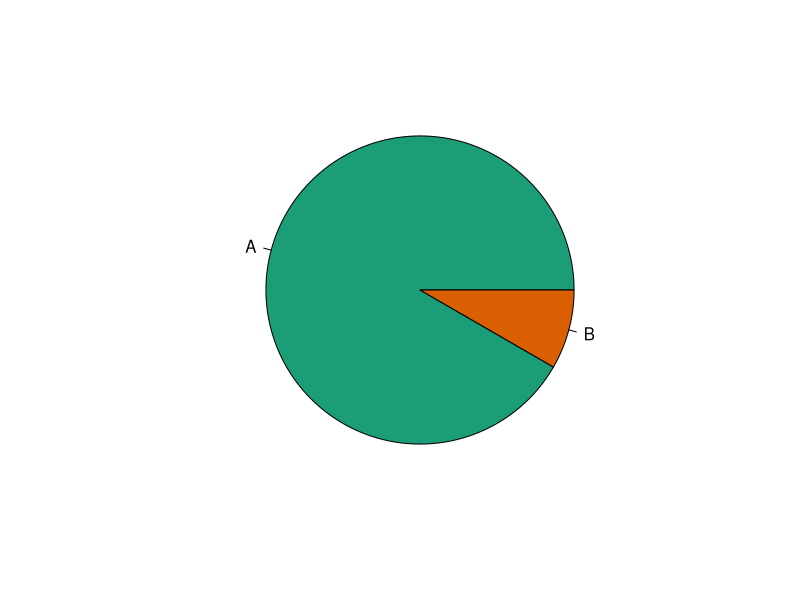

The R source for this figure:
## ---- chunk 1
#| label: setup
library(ggplot2)
library(RColorBrewer)
theme_set(theme_grey(base_size = 28))
## ---- chunk 2
#| label: pie
pie(x = c(11, 1), labels = LETTERS[1:2], col = brewer.pal(2, "Dark2"))
